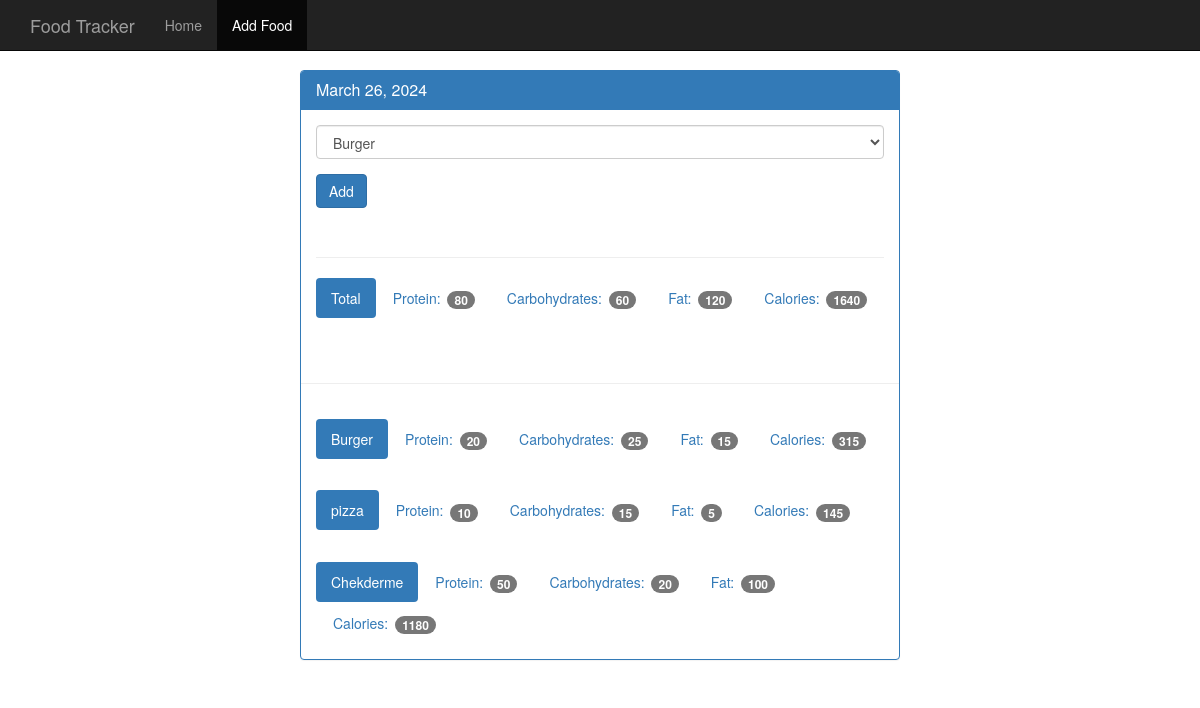
Page /day/2024-03-26 on the committed database.
### app/core/models.py (models this page shows, shortened)
class LogDate(db.Model):
    id = db.Column(db.Integer, primary_key=True, nullable=False)
    date = db.Column(db.DateTime, nullable=False)

class Food(db.Model):
    id = db.Column(db.Integer, primary_key=True, nullable=False)
    name = db.Column(db.String(50), nullable=False)
    protein = db.Column(db.Integer, nullable=False)
    carbohydrates = db.Column(db.Integer, nullable=False)
    fat = db.Column(db.Integer, nullable=False)
    calories = db.Column(db.Integer, nullable=True)
    date = db.Column(db.DateTime, default=db.func.current_timestamp())
    dates = db.relationship("LogDate", secondary="food_date", backref="dates")

### app/core/routes.py (the view)
@core_blueprint.route("/day/<date>", methods=["GET", "POST"])
def day(date):
    n_date = datetime.strptime(date, "%Y-%m-%d")  # 2024-03-18 2000:00:00
    date_time = LogDate.query.filter_by(date=n_date).first()
    form = FoodDateForm()
    form.food.choices = [(food.id, food.name) for food in Food.query.all()]
    total = {
        "protein": 0,
        "carbohydrates": 0,
        "fat": 0,
        "calories": 0,
    }
    for food in date_time.dates:
        total["protein"] += food.protein
        total["carbohydrates"] += food.carbohydrates
        total["fat"] += food.fat
        total["calories"] += food.calories
    print(total)
    if form.validate_on_submit():
        food = Food.query.get(form.food.data)
        food.dates.append(date_time)
        db.session.commit()
        flash("Food successfully added", "success")
        return redirect(url_for("core.day", date=date))
    return render_template("core/day.html", form=form, date_time=date_time, total=total)

### app/core/forms.py
class FoodDateForm(FlaskForm):
    food = SelectField(validate_choice=[DataRequired()], coerce=int)

### app/templates/core/day.html (shortened to what this page needs)
{% extends 'base.html' %}
{% block content %}
<div>
  <div class="panel panel-primary">
    <div class="panel-heading">
      <h3 class="panel-title"> {{date_time.date.strftime('%B %d, %Y')}}</h3>
    </div>
    <div class="panel-body">
      <form method="POST" action="">
        <div class="form-group">
          {{form.food(class="form-control")}}
        </div>
        <button type="submit" class="btn btn-primary">Add</button>
      </form>
      <div class="page-header"></div>
      <ul class="nav nav-pills" role="tablist">
        <li class="active"><a>Total</a></li>
        <li><a>Protein: <span class="badge">{{total.protein}}</span></a></li>
        <li><a>Carbohydrates: <span class="badge">{{total.carbohydrates}}</span></a></li>
        <li><a>Fat: <span class="badge">{{total.fat}}</span></a></li>
        <li><a>Calories: <span class="badge">{{total.calories}}</span></a></li>
      </ul>
    </div>
    <div class="page-header"></div>
    {% for food in date_time.dates %}
    <div class="panel-body">
      <ul class="nav nav-pills" role="tablist">
        <li class="active"><a>{{food.name}}</a></li>
        <li><a>Protein: <span class="badge">{{food.protein}}</span></a></li>
        <li><a>Carbohydrates: <span class="badge">{{food.carbohydrates}}</span></a></li>
        <li><a>Fat: <span class="badge">{{food.fat}}</span></a></li>
        <li><a>Calories: <span class="badge">{{food.calories}}</span></a></li>
      </ul>
    </div>
    {% endfor %}
  </div>
</div>
{% endblock content %}

### app/static/theme.css (style rules this page uses)
body { padding-top: 70px; padding-bottom: 30px; }

### rows in the picture
LogDate: date "March 26, 2024"
Food: name "Burger", protein "20", carbohydrates "25", fat "15", calories "315"
Food: name "pizza", protein "10", carbohydrates "15", fat "5", calories "145"
Food: name "Chekderme", protein "50", carbohydrates "20", fat "100", calories "1180"

### other values in the picture
{{ caption }} "Home" "Add Food"
{{ total.protein }} "80"
{{ total.carbohydrates }} "60"
{{ total.fat }} "120"
{{ total.calories }} "1640"
